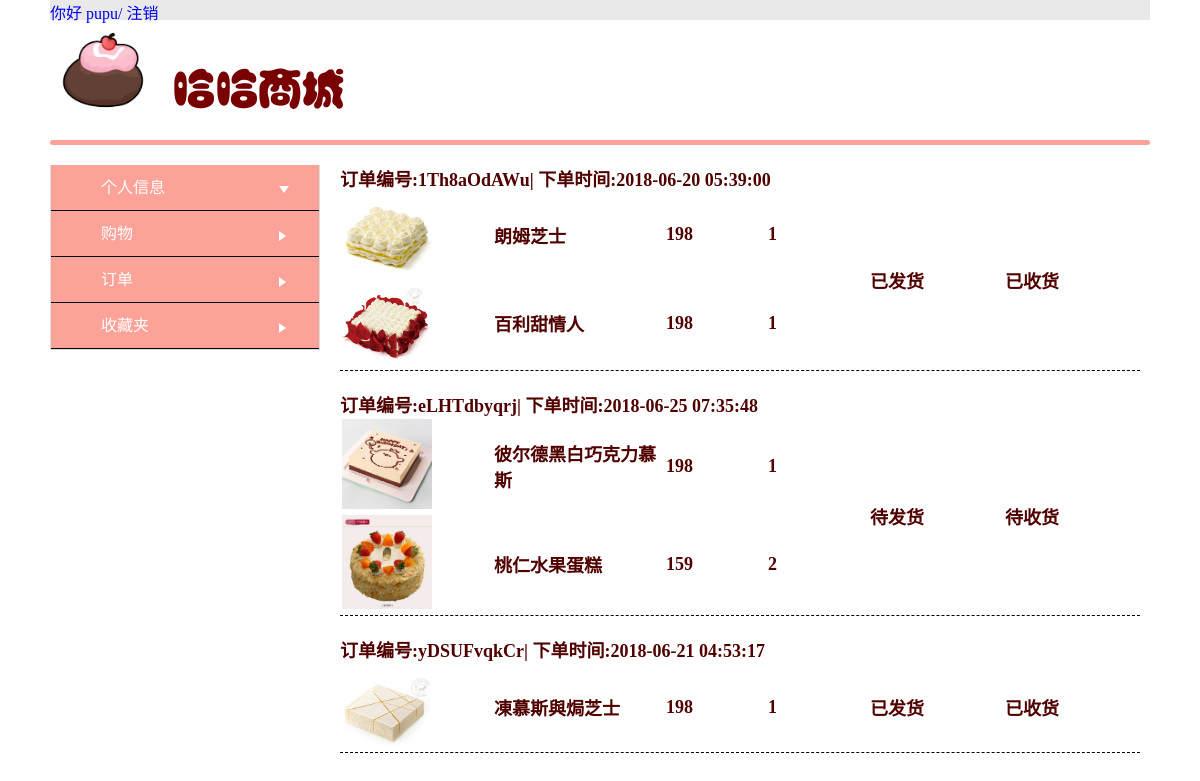
The app's page /yonghuzhongxin.php?action=wodedingdan (signed in) with its own data.
### tables this page shows
CREATE TABLE `dadingdan` (
  `id` varchar(50) NOT NULL,
  `fahuozhuangtai` tinyint(4) NOT NULL,
  `shouhuozhuangtai` tinyint(4) NOT NULL,
  `username` varchar(20) NOT NULL,
  `time` datetime NOT NULL
);

CREATE TABLE `shangpin` (
  `id` int(20) NOT NULL COMMENT 'AUTO_INCREMENT',
  `mingcheng` varchar(20) NOT NULL,
  `jieshao` varchar(200) NOT NULL,
  `xiaoliang` int(20) NOT NULL,
  `jiage` float NOT NULL,
  `image` varchar(200) NOT NULL,
  `jieshaoimg` varchar(200) NOT NULL,
  `fenleiid` int(20) NOT NULL,
  `kucun` int(20) NOT NULL,
  `fashouzhuangtai` tinyint(4) NOT NULL
);

CREATE TABLE `dingdan` (
  `id` int(20) NOT NULL COMMENT 'AUTO_INCREMENT',
  `username` varchar(20) NOT NULL,
  `shangpinid` int(20) NOT NULL,
  `shuliang` int(20) NOT NULL,
  `pinglun` tinyint(4) NOT NULL,
  `dingdanhao` varchar(50) NOT NULL
);

### function/yonghu.php (the view, shortened to what this page needs)
<?php
class yonghu{
         ?>
             </script> <?php }
    function dingdan(){
        $net=new net();
       $lianjie=$net->lianjie();
       ?>
       <div id="shangpin">
       <?php
       if(isset($_GET['action'])){
           if($_GET['action']=='wodedingdan'){
           $select="SELECT * FROM `dadingdan` WHERE `username`='".$_COOKIE['yonghuming']."'" ;}
       }
        $stmt=$lianjie->query($select);
         while(list($id,$fahuozhuangtai,$shouhuozhuangtai,$username,$time)=$stmt->fetch(PDO::FETCH_NUM)){
             echo '<p style="float:left;">订单编号:'.$id.'|  下单时间:'.$time.'</p>';
             echo '
         <center>
        <table width="100%" style="border: none; border-bottom: dashed 1px black; margin-bottom:20px;">';
                 $select3="SELECT id,shangpinid,shuliang  FROM `dingdan` WHERE dingdanhao='".$id."'";
                 $stmt4=$lianjie->query($select3);
                     $stmtt4=$stmt4->fetchAll(PDO::FETCH_ASSOC);
                     for($i=0;$i<count($stmtt4);$i++){
                          $select2="SELECT mingcheng,jiage,image FROM `shangpin` WHERE id=".$stmtt4[$i]['shangpinid'];
                          $stmt2=$lianjie->query($select2);
             $stmtt2=$stmt2->fetch(PDO::FETCH_ASSOC);
             $img=explode("+", $stmtt2['image']);
             echo '<td style="width:150px;"><img width="90px" src="upload/'.$img[0].'"></td>';
                echo '<td style="width:170px;"><p>'.$stmtt2['mingcheng'].'</p></td>';
                echo '<td style="width:100px;"><p>'.$stmtt2['jiage'].'</p> </td> ';
                echo ' <td style="width:100px;"><p>'.$stmtt4[$i]['shuliang'].'</p> </td>';
                if($i==0){
                echo '<td rowspan='.count($stmtt4).'style="width:130px;"><p>'. fahuo($fahuozhuangtai).'<p></td>';
                echo '<td rowspan='.count($stmtt4).'style="width:130px;"><p>'. shouhuo($shouhuozhuangtai).'<p></td>';
                }
                     }
            ?>
            </table>
            </center>
       <?php  }
        ?>
    </div>
           <?php
    }
             { ?><script language="javascript">
             </script><?php }
}
function fahuo($fahuozhuangtai){
               if($fahuozhuangtai==0){
                   return "待发货";
               }else{
                   return "已发货";
               }
           }
          function shouhuo($shouhuozhuangtai){
               if($shouhuozhuangtai==0){
                   return "待收货";
               }else{
                   return "已收货";
               }
           }

### records on screen
dadingdan: id "1Th8aOdAWu", time "2018-06-20 05:39:00", shangpin.mingcheng "朗姆芝士", shangpin.jiage "198", dingdan.shuliang "1", fahuozhuangtai "已发货", shouhuozhuangtai "已收货"
shangpin: image (picture), mingcheng "百利甜情人", jiage "198"
dingdan: shuliang "1"
dadingdan: id "eLHTdbyqrj", time "2018-06-25 07:35:48", shangpin.mingcheng "彼尔德黑白巧克力慕斯", shangpin.jiage "198", dingdan.shuliang "1", fahuozhuangtai "待发货", shouhuozhuangtai "待收货"
shangpin: shows a picture, mingcheng "桃仁水果蛋糕", jiage "159"
dingdan: shuliang "2"
dadingdan: id "yDSUFvqkCr", time "2018-06-21 04:53:17", shangpin.mingcheng "凍慕斯與焗芝士", shangpin.jiage "198", dingdan.shuliang "1", fahuozhuangtai "已发货", shouhuozhuangtai "已收货"

### other values on screen
$_COOKIE['yonghuming'] "pupu"
